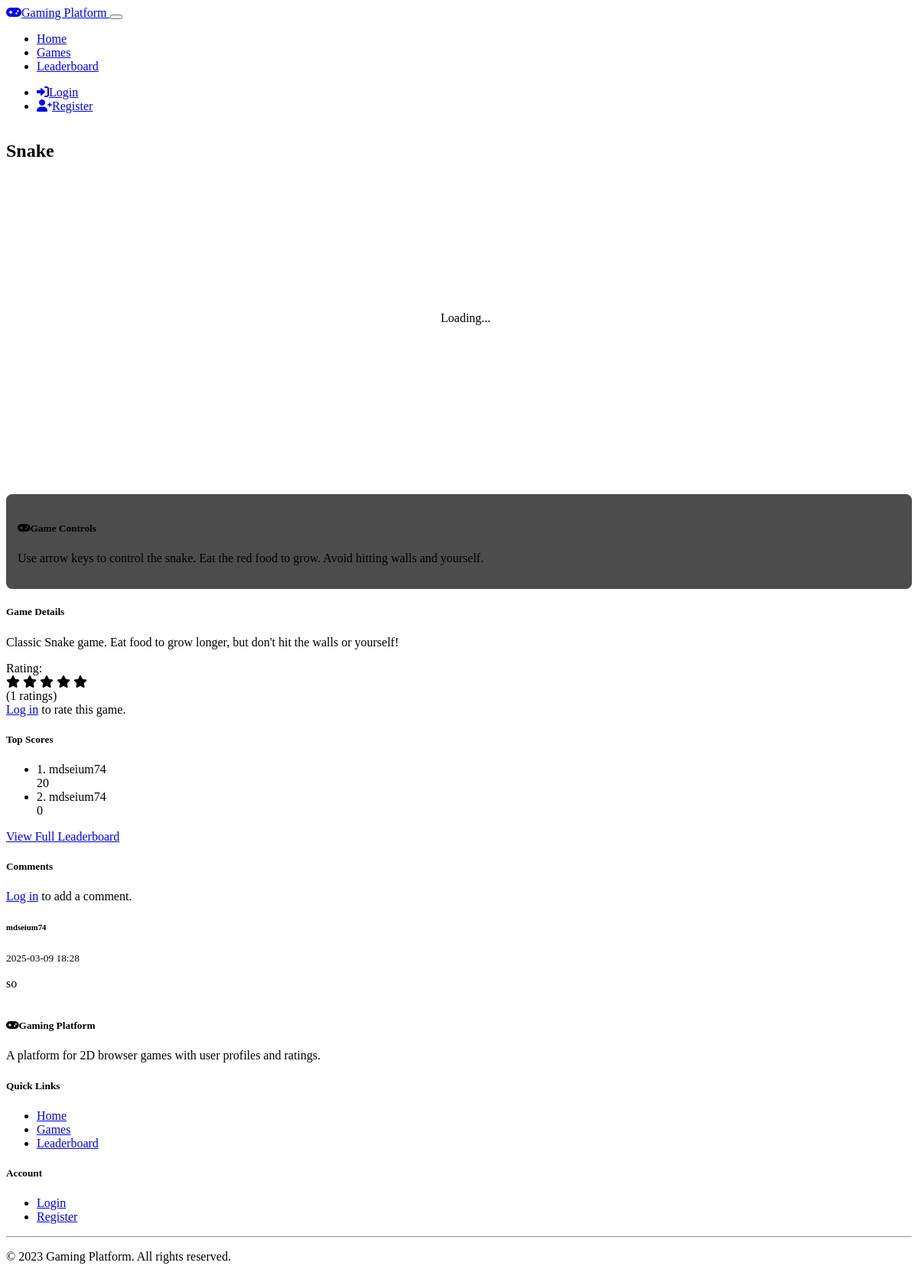
Screenshot of /game/1 with the database file from the repository.
### models.py (models this page shows, shortened)
class Game(db.Model):
    id = db.Column(db.Integer, primary_key=True)
    title = db.Column(db.String(100), nullable=False)
    description = db.Column(db.Text, nullable=False)
    instructions = db.Column(db.Text, nullable=False)
    game_type = db.Column(db.String(50), nullable=False)
    scores = db.relationship('Score', backref='game', lazy='dynamic')
    ratings = db.relationship('Rating', backref='game', lazy='dynamic')
    comments = db.relationship('Comment', backref='game', lazy='dynamic')
    def average_rating(self):
        ratings = [r.rating for r in self.ratings]
        return sum(ratings) / len(ratings) if ratings else 0

class Score(db.Model):
    id = db.Column(db.Integer, primary_key=True)
    score = db.Column(db.Integer, nullable=False)
    date = db.Column(db.DateTime, default=datetime.utcnow)
    user_id = db.Column(db.Integer, db.ForeignKey('user.id'), nullable=False)
    game_id = db.Column(db.Integer, db.ForeignKey('game.id'), nullable=False)

class User(UserMixin, db.Model):
    id = db.Column(db.Integer, primary_key=True)
    username = db.Column(db.String(64), unique=True, nullable=False)
    email = db.Column(db.String(120), unique=True, nullable=False)
    password_hash = db.Column(db.String(256), nullable=False)
    date_joined = db.Column(db.DateTime, default=datetime.utcnow)
    scores = db.relationship('Score', backref='user', lazy='dynamic')
    ratings = db.relationship('Rating', backref='user', lazy='dynamic')
    comments = db.relationship('Comment', backref='user', lazy='dynamic')

class Comment(db.Model):
    id = db.Column(db.Integer, primary_key=True)
    content = db.Column(db.Text, nullable=False)
    date = db.Column(db.DateTime, default=datetime.utcnow)
    user_id = db.Column(db.Integer, db.ForeignKey('user.id'), nullable=False)
    game_id = db.Column(db.Integer, db.ForeignKey('game.id'), nullable=False)

### routes.py (the view)
    @app.route('/game/<int:game_id>')
    def game(game_id):
        game = Game.query.get_or_404(game_id)
        comments = Comment.query.filter_by(game_id=game_id).order_by(Comment.date.desc()).all()
        user_rating = None
        if current_user.is_authenticated:
            user_rating = Rating.query.filter_by(user_id=current_user.id, game_id=game_id).first()
        top_scores = Score.query.filter_by(game_id=game_id).order_by(Score.score.desc()).limit(10).all()
        return render_template('game.html',
                               game=game,
                               comments=comments,
                               user_rating=user_rating,
                               top_scores=top_scores)

### templates/game.html (shortened to what this page needs)
{% extends 'base.html' %}
{% block content %}
<div class="container">
    <div class="row mt-4">
        <div class="col-md-8">
            <h2>{{ game.title }}</h2>
            <div id="game-container" class="my-4">
            </div>
            <div class="game-controls mb-4">
                <h5><i class="fas fa-gamepad me-2"></i>Game Controls</h5>
                <p>{{ game.instructions }}</p>
            </div>
        </div>
        <div class="col-md-4">
            <div class="card mb-4">
                <div class="card-header bg-primary text-white">
                    <h5 class="mb-0">Game Details</h5>
                </div>
                <div class="card-body">
                    <p>{{ game.description }}</p>
                    <div class="d-flex align-items-center mb-3">
                        <span class="me-2">Rating:</span>
                        <div class="rating-stars">
                            {% set avg_rating = game.average_rating()|int %}
                            {% for i in range(5) %}
                                {% if i < avg_rating %}
                                    <i class="fas fa-star"></i>
                                {% else %}
                                    <i class="far fa-star"></i>
                                {% endif %}
                            {% endfor %}
                        </div>
                        <span class="ms-2">({{ game.ratings.count() }} ratings)</span>
                    </div>
                    {% if current_user.is_authenticated %}
                        <form action="{{ url_for('rate_game') }}" method="post">
                            <input type="hidden" name="game_id" value="{{ game.id }}">
                            <input type="hidden" name="rating" id="rating-input" value="{{ user_rating.rating if user_rating else 0 }}">
                            <div class="mb-3">
                                <label class="form-label">Rate this game:</label>
                                <div class="rating-stars">
                                    {% for i in range(5) %}
                                        {% if user_rating and i < user_rating.rating %}
                                            <i class="fas fa-star" data-rating="{{ i+1 }}"></i>
                                        {% else %}
                                            <i class="far fa-star" data-rating="{{ i+1 }}"></i>
                                        {% endif %}
                                    {% endfor %}
                                </div>
                            </div>
                            <button type="submit" class="btn btn-primary">Submit Rating</button>
                        </form>
                    {% else %}
                        <div class="alert alert-info">
                            <a href="{{ url_for('login') }}">Log in</a> to rate this game.
                        </div>
                    {% endif %}
                </div>
            </div>
            <div class="card mb-4">
                <div class="card-header bg-primary text-white">
                    <h5 class="mb-0">Top Scores</h5>
                </div>
                <ul class="list-group list-group-flush">
                    {% for score in top_scores %}
                        <li class="list-group-item d-flex justify-content-between align-items-center{% if current_user.is_authenticated and score.user_id == current_user.id %} highlight-score{% endif %}">
                            <div>
                                <span class="fw-bold">{{ loop.index }}.</span>
                                {{ score.user.username }}
                            </div>
                            <span class="badge bg-primary rounded-pill">{{ score.score }}</span>
                        </li>
                    {% else %}
                        <li class="list-group-item">No scores recorded yet.</li>
                    {% endfor %}
                </ul>
                <div class="card-footer text-center">
                    <a href="{{ url_for('leaderboard', game_id=game.id) }}" class="btn btn-sm btn-outline-primary">View Full Leaderboard</a>
                </div>
            </div>
        </div>
    </div>
    <div class="row mt-4">
        <div class="col-md-12">
            <div class="card">
                <div class="card-header bg-primary text-white">
                    <h5 class="mb-0">Comments</h5>
                </div>
                <div class="card-body">
                    {% if current_user.is_authenticated %}
                        <form action="{{ url_for('add_comment') }}" method="post" class="mb-4">
                            <input type="hidden" name="game_id" value="{{ game.id }}">
                            <div class="mb-3">
                                <label for="content" class="form-label">Add a comment:</label>
                                <textarea class="form-control" id="content" name="content" rows="3" required></textarea>
                            </div>
                            <button type="submit" class="btn btn-primary">Post Comment</button>
                        </form>
                    {% else %}
                        <div class="alert alert-info mb-4">
                            <a href="{{ url_for('login') }}">Log in</a> to add a comment.
                        </div>
                    {% endif %}
                    <div class="comment-container">
                        {% if comments %}
                            {% for comment in comments %}
                                <div class="card mb-3 comment-card">
                                    <div class="card-body">
                                        <div class="d-flex justify-content-between">
                                            <h6 class="card-subtitle mb-2 text-muted">{{ comment.user.username }}</h6>
                                            <small class="text-muted">{{ comment.date.strftime('%Y-%m-%d %H:%M') }}</small>
                                        </div>
                                        <p class="card-text">{{ comment.content }}</p>
                                    </div>
                                </div>
                            {% endfor %}
                        {% else %}
                            <div class="text-center text-muted my-5">
                                <p>No comments yet. Be the first to comment!</p>
                            </div>
                        {% endif %}
                    </div>
                </div>
            </div>
        </div>
    </div>
</div>
{% endblock %}

### static/css/style.css (style rules this page uses)
body { min-height: 100vh; display: flex; flex-direction: column; }
#game-container { width: 100%; max-width: 800px; margin: 0 auto; border: 2px solid var(--bs-border-color); border-radius: 8px; background-color: var(--bs-dark); overflow: hidden; }
.rating-stars { color: var(--bs-warning); cursor: pointer; }
.comment-container { max-height: 400px; overflow-y: auto; }
.comment-card { transition: background-color 0.2s ease; }
.game-controls { background-color: rgba(0, 0, 0, 0.7); border-radius: 8px; padding: 15px; margin: 15px 0; }
.game-controls h5 { color: var(--bs-warning); }

### rows the page displays
Game: title "Snake", instructions "Use arrow keys to control the snake. Eat the red food to grow. Avoid hitting walls and yourself.", description "Classic Snake game. Eat food to grow longer, but don't hit the walls or yourself!"
Score: user.username "mdseium74", score "20"
Score: user.username "mdseium74", score "0"
Comment: user.username "mdseium74", date "2025-03-09 18:28", content "so"

### other values shown
{{ game.ratings.count() }} "1"
